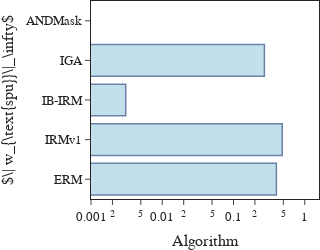

Notebook code for this chart:
### Code cell
import plotly.graph_objects as go

fig = go.Figure(data=[go.Bar(
    y=[ 'ERM', 'IRMv1', 'IB-IRM',  'IGA','ANDMask'],
    x=[data[data.Name == 'Group: ERM']['w_spu_norm'].min(), 
       data[data.Name == 'Group: IRMv1']['w_spu_norm'].min(), 
      data[data.Name == 'Group: IGA']['w_spu_norm'].min(), 
        data[data.Name == 'Group: IB-IRM']['w_spu_norm'].min(),
       0],orientation='h'
)])
fig.update_layout(xaxis=dict(range=[-3,0.2], type='log'),xaxis_title='Algorithm', yaxis_title='$\| w_{\\text{spu}}\|_\\infty$')
fig.update_layout(template=plotly_template, # set style
                width= 300, height=250,
                  showlegend=True,# set size of plot,
                  #title='<b>Rate of Convergence</b>'
                ) # show the legend

fig.update_traces(marker_color='rgb(158,202,225)', marker_line_color='rgb(8,48,107)',
                  marker_line_width=1.5, opacity=0.6)
fig.update_layout(
    showlegend=False,
    legend=dict(
        x=0.01,
        y=0.01,
        traceorder="reversed",
        font=dict(
            size=12,
            color="black"
        ),
        bordercolor="Black",
        borderwidth=1
    ),
    xaxis=dict(mirror=True,
    ticks='outside',
    showline=True),
    yaxis=dict(mirror=True,
    ticks='outside',
    showline=True),
    autosize=True, 
    margin={'l': 0, 'r': 0, 't': 0, 'b': 0}, 
)

fig.show()

### Figure 1 — Plotly figure (JSON) as saved in the notebook; plotly's stock layout.template omitted (floating-point values rounded to 4 significant figures)
{"data": [{"marker": {"color": "rgb(158,202,225)", "line": {"color": "rgb(8,48,107)", "width": 1.5}}, "opacity": 0.6, "orientation": "h", "type": "bar", "x": [0.3997, 0.4828, 0.003072, 0.2714, 0], "y": ["ERM", "IRMv1", "IB-IRM", "IGA", "ANDMask"]}], "layout": {"autosize": true, "height": 250, "legend": {"bordercolor": "Black", "borderwidth": 1, "font": {"color": "black", "size": 12}, "traceorder": "reversed", "x": 0.01, "y": 0.01}, "margin": {"b": 0, "l": 0, "r": 0, "t": 0}, "showlegend": false, "width": 300, "xaxis": {"mirror": true, "range": [-3, 0.2], "showline": true, "ticks": "outside", "title": {"text": "Algorithm"}, "type": "log"}, "yaxis": {"mirror": true, "showline": true, "ticks": "outside", "title": {"text": "$\\| w_{\\text{spu}}\\|_\\infty$"}}}}
